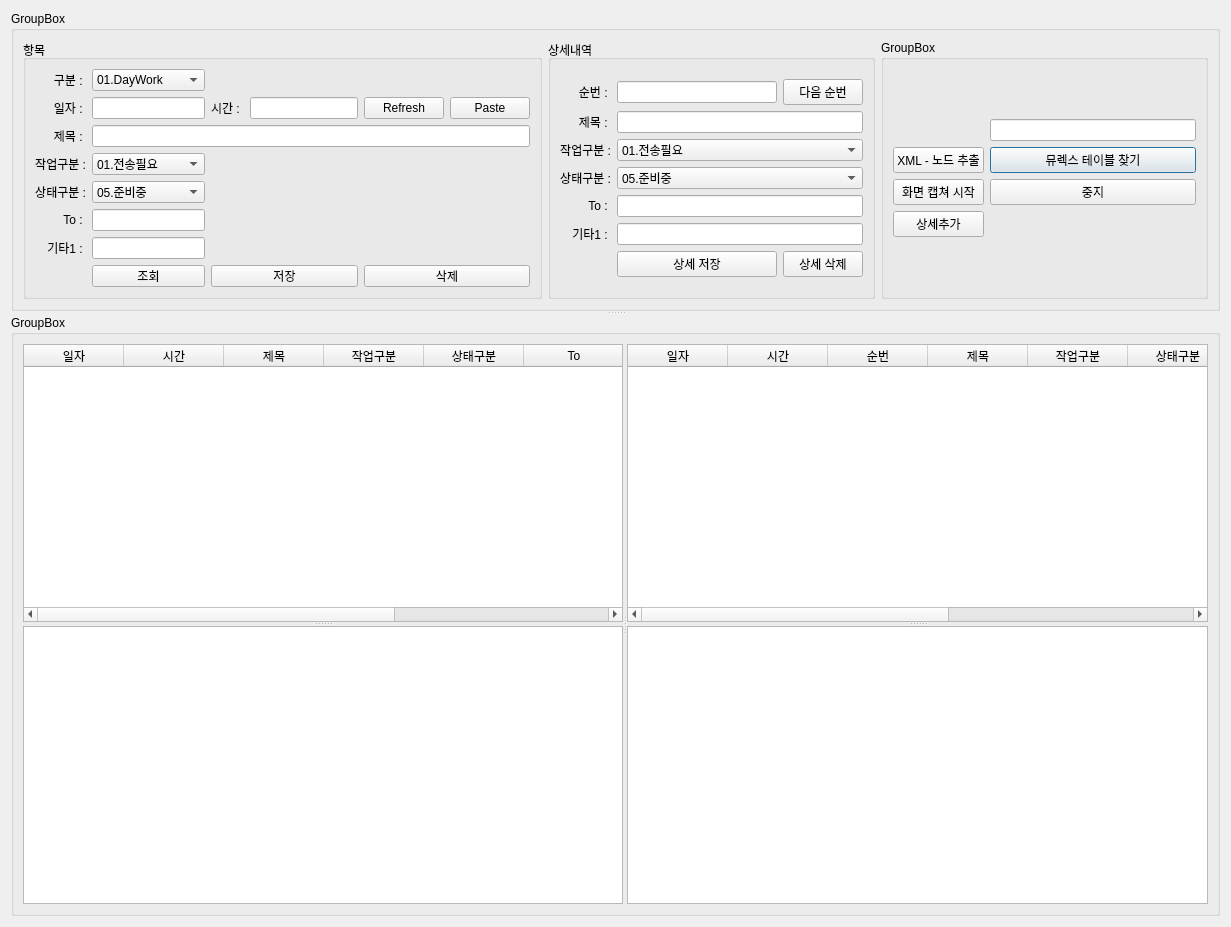
<?xml version="1.0" encoding="UTF-8"?>
<ui version="4.0">
 <class>Dialog</class>
 <widget class="QDialog" name="Dialog">
  <property name="geometry">
   <rect>
    <x>0</x>
    <y>0</y>
    <width>1231</width>
    <height>927</height>
   </rect>
  </property>
  <property name="windowTitle">
   <string>Dialog</string>
  </property>
  <layout class="QGridLayout" name="gridLayout">
   <item row="0" column="0">
    <widget class="QSplitter" name="splitter_2">
     <property name="orientation">
      <enum>Qt::Vertical</enum>
     </property>
     <widget class="QGroupBox" name="groupBox">
      <property name="maximumSize">
       <size>
        <width>16777215</width>
        <height>300</height>
       </size>
      </property>
      <property name="title">
       <string>GroupBox</string>
      </property>
      <layout class="QGridLayout" name="gridLayout_4">
       <item row="0" column="2">
        <widget class="QGroupBox" name="groupBox_4">
         <property name="minimumSize">
          <size>
           <width>250</width>
           <height>0</height>
          </size>
         </property>
         <property name="title">
          <string>GroupBox</string>
         </property>
         <layout class="QGridLayout" name="gridLayout_5">
          <item row="0" column="0">
           <layout class="QGridLayout" name="gridLayout_7">
            <item row="0" column="1">
             <widget class="QLineEdit" name="txtMurexFindKey"/>
            </item>
            <item row="1" column="1">
             <widget class="QPushButton" name="btnFindMurexTable">
              <property name="text">
               <string>뮤렉스 테이블 찾기</string>
              </property>
             </widget>
            </item>
            <item row="2" column="1">
             <widget class="QPushButton" name="btnCaptureStop">
              <property name="text">
               <string>중지</string>
              </property>
             </widget>
            </item>
            <item row="2" column="0">
             <widget class="QPushButton" name="btnCaptureStart">
              <property name="text">
               <string>화면 캡쳐 시작</string>
              </property>
             </widget>
            </item>
            <item row="3" column="0">
             <widget class="QPushButton" name="btnAddDetail">
              <property name="text">
               <string>상세추가</string>
              </property>
             </widget>
            </item>
            <item row="1" column="0">
             <widget class="QPushButton" name="btnGetXMLNode">
              <property name="text">
               <string>XML - 노드 추출</string>
              </property>
             </widget>
            </item>
           </layout>
          </item>
         </layout>
        </widget>
       </item>
       <item row="0" column="0">
        <widget class="QGroupBox" name="groupBox_3">
         <property name="minimumSize">
          <size>
           <width>200</width>
           <height>0</height>
          </size>
         </property>
         <property name="title">
          <string>항목</string>
         </property>
         <layout class="QGridLayout" name="gridLayout_6">
          <item row="0" column="0">
           <layout class="QGridLayout" name="gridLayout_2">
            <item row="1" column="2">
             <widget class="QLabel" name="label_8">
              <property name="text">
               <string>시간 : </string>
              </property>
             </widget>
            </item>
            <item row="1" column="3">
             <widget class="QLineEdit" name="txtTime"/>
            </item>
            <item row="12" column="4" colspan="2">
             <widget class="QPushButton" name="btnDelete">
              <property name="text">
               <string>삭제</string>
              </property>
             </widget>
            </item>
            <item row="7" column="1">
             <widget class="QComboBox" name="cboStatus">
              <item>
               <property name="text">
                <string>05.준비중</string>
               </property>
              </item>
              <item>
               <property name="text">
                <string>10.대기중</string>
               </property>
              </item>
              <item>
               <property name="text">
                <string>20.작업중</string>
               </property>
              </item>
              <item>
               <property name="text">
                <string>30.작업완료</string>
               </property>
              </item>
              <item>
               <property name="text">
                <string>90.해당없음</string>
               </property>
              </item>
             </widget>
            </item>
            <item row="0" column="0">
             <widget class="QLabel" name="label">
              <property name="text">
               <string>구분 : </string>
              </property>
              <property name="alignment">
               <set>Qt::AlignRight|Qt::AlignTrailing|Qt::AlignVCenter</set>
              </property>
             </widget>
            </item>
            <item row="1" column="4">
             <widget class="QPushButton" name="btnRefresh">
              <property name="text">
               <string>Refresh</string>
              </property>
             </widget>
            </item>
            <item row="1" column="5">
             <widget class="QPushButton" name="btnPaste">
              <property name="text">
               <string>Paste</string>
              </property>
             </widget>
            </item>
            <item row="11" column="1">
             <widget class="QLineEdit" name="txtEtc1"/>
            </item>
            <item row="5" column="0">
             <widget class="QLabel" name="label_4">
              <property name="text">
               <string>작업구분 :</string>
              </property>
              <property name="alignment">
               <set>Qt::AlignRight|Qt::AlignTrailing|Qt::AlignVCenter</set>
              </property>
             </widget>
            </item>
            <item row="9" column="1">
             <widget class="QLineEdit" name="txtTo"/>
            </item>
            <item row="7" column="0">
             <widget class="QLabel" name="label_5">
              <property name="text">
               <string>상태구분 :</string>
              </property>
              <property name="alignment">
               <set>Qt::AlignRight|Qt::AlignTrailing|Qt::AlignVCenter</set>
              </property>
             </widget>
            </item>
            <item row="0" column="1">
             <widget class="QComboBox" name="cboJobDiv1">
              <item>
               <property name="text">
                <string>01.DayWork</string>
               </property>
              </item>
              <item>
               <property name="text">
                <string>02.ToDoList</string>
               </property>
              </item>
             </widget>
            </item>
            <item row="9" column="0">
             <widget class="QLabel" name="label_6">
              <property name="text">
               <string>To : </string>
              </property>
              <property name="alignment">
               <set>Qt::AlignRight|Qt::AlignTrailing|Qt::AlignVCenter</set>
              </property>
             </widget>
            </item>
            <item row="1" column="0">
             <widget class="QLabel" name="label_2">
              <property name="text">
               <string>일자 : </string>
              </property>
              <property name="alignment">
               <set>Qt::AlignRight|Qt::AlignTrailing|Qt::AlignVCenter</set>
              </property>
             </widget>
            </item>
            <item row="3" column="1" colspan="5">
             <widget class="QLineEdit" name="txtTitle"/>
            </item>
            <item row="11" column="0">
             <widget class="QLabel" name="label_7">
              <property name="text">
               <string>기타1 : </string>
              </property>
              <property name="alignment">
               <set>Qt::AlignRight|Qt::AlignTrailing|Qt::AlignVCenter</set>
              </property>
             </widget>
            </item>
            <item row="12" column="2" colspan="2">
             <widget class="QPushButton" name="btnSave">
              <property name="text">
               <string>저장</string>
              </property>
             </widget>
            </item>
            <item row="5" column="1">
             <widget class="QComboBox" name="cboWorkDiv">
              <item>
               <property name="text">
                <string>01.전송필요</string>
               </property>
              </item>
              <item>
               <property name="text">
                <string>02.수신필요</string>
               </property>
              </item>
              <item>
               <property name="text">
                <string>11.확인필요</string>
               </property>
              </item>
              <item>
               <property name="text">
                <string>12.작성필요</string>
               </property>
              </item>
              <item>
               <property name="text">
                <string>21.Meeting약속</string>
               </property>
              </item>
              <item>
               <property name="text">
                <string>22.Meeting</string>
               </property>
              </item>
              <item>
               <property name="text">
                <string>23.주간보고</string>
               </property>
              </item>
              <item>
               <property name="text">
                <string>31.질문함</string>
               </property>
              </item>
              <item>
               <property name="text">
                <string>32.질문받음</string>
               </property>
              </item>
              <item>
               <property name="text">
                <string>41.Review</string>
               </property>
              </item>
              <item>
               <property name="text">
                <string>99.단순참고</string>
               </property>
              </item>
             </widget>
            </item>
            <item row="3" column="0">
             <widget class="QLabel" name="label_3">
              <property name="text">
               <string>제목 : </string>
              </property>
              <property name="alignment">
               <set>Qt::AlignRight|Qt::AlignTrailing|Qt::AlignVCenter</set>
              </property>
             </widget>
            </item>
            <item row="12" column="1">
             <widget class="QPushButton" name="btnQuery">
              <property name="text">
               <string>조회</string>
              </property>
             </widget>
            </item>
            <item row="1" column="1">
             <widget class="QLineEdit" name="txtDay"/>
            </item>
           </layout>
          </item>
         </layout>
        </widget>
       </item>
       <item row="0" column="1">
        <widget class="QGroupBox" name="groupBox_5">
         <property name="minimumSize">
          <size>
           <width>200</width>
           <height>0</height>
          </size>
         </property>
         <property name="title">
          <string>상세내역</string>
         </property>
         <layout class="QGridLayout" name="gridLayout_8">
          <item row="0" column="0">
           <layout class="QGridLayout" name="gridLayout_9">
            <item row="0" column="0">
             <widget class="QLabel" name="label_14">
              <property name="text">
               <string>순번 : </string>
              </property>
              <property name="alignment">
               <set>Qt::AlignRight|Qt::AlignTrailing|Qt::AlignVCenter</set>
              </property>
             </widget>
            </item>
            <item row="2" column="0">
             <widget class="QLabel" name="label_16">
              <property name="text">
               <string>제목 : </string>
              </property>
              <property name="alignment">
               <set>Qt::AlignRight|Qt::AlignTrailing|Qt::AlignVCenter</set>
              </property>
             </widget>
            </item>
            <item row="10" column="0">
             <widget class="QLabel" name="label_15">
              <property name="text">
               <string>기타1 : </string>
              </property>
              <property name="alignment">
               <set>Qt::AlignRight|Qt::AlignTrailing|Qt::AlignVCenter</set>
              </property>
             </widget>
            </item>
            <item row="11" column="1">
             <widget class="QPushButton" name="btnSaveDetail">
              <property name="text">
               <string>상세 저장</string>
              </property>
             </widget>
            </item>
            <item row="4" column="0">
             <widget class="QLabel" name="label_11">
              <property name="text">
               <string>작업구분 :</string>
              </property>
              <property name="alignment">
               <set>Qt::AlignRight|Qt::AlignTrailing|Qt::AlignVCenter</set>
              </property>
             </widget>
            </item>
            <item row="8" column="0">
             <widget class="QLabel" name="label_13">
              <property name="text">
               <string>To : </string>
              </property>
              <property name="alignment">
               <set>Qt::AlignRight|Qt::AlignTrailing|Qt::AlignVCenter</set>
              </property>
             </widget>
            </item>
            <item row="11" column="2" colspan="2">
             <widget class="QPushButton" name="btnDeleteDetail">
              <property name="text">
               <string>상세 삭제</string>
              </property>
             </widget>
            </item>
            <item row="0" column="1">
             <widget class="QLineEdit" name="txtSeq"/>
            </item>
            <item row="6" column="0">
             <widget class="QLabel" name="label_12">
              <property name="text">
               <string>상태구분 :</string>
              </property>
              <property name="alignment">
               <set>Qt::AlignRight|Qt::AlignTrailing|Qt::AlignVCenter</set>
              </property>
             </widget>
            </item>
            <item row="6" column="1" colspan="3">
             <widget class="QComboBox" name="cboStatus_2">
              <item>
               <property name="text">
                <string>05.준비중</string>
               </property>
              </item>
              <item>
               <property name="text">
                <string>10.대기중</string>
               </property>
              </item>
              <item>
               <property name="text">
                <string>20.작업중</string>
               </property>
              </item>
              <item>
               <property name="text">
                <string>30.작업완료</string>
               </property>
              </item>
              <item>
               <property name="text">
                <string>90.해당없음</string>
               </property>
              </item>
             </widget>
            </item>
            <item row="4" column="1" colspan="3">
             <widget class="QComboBox" name="cboWorkDiv_2">
              <item>
               <property name="text">
                <string>01.전송필요</string>
               </property>
              </item>
              <item>
               <property name="text">
                <string>02.수신필요</string>
               </property>
              </item>
              <item>
               <property name="text">
                <string>11.확인필요</string>
               </property>
              </item>
              <item>
               <property name="text">
                <string>12.작성필요</string>
               </property>
              </item>
              <item>
               <property name="text">
                <string>21.Meeting약속</string>
               </property>
              </item>
              <item>
               <property name="text">
                <string>22.Meeting</string>
               </property>
              </item>
              <item>
               <property name="text">
                <string>23.주간보고</string>
               </property>
              </item>
              <item>
               <property name="text">
                <string>31.질문함</string>
               </property>
              </item>
              <item>
               <property name="text">
                <string>32.질문받음</string>
               </property>
              </item>
              <item>
               <property name="text">
                <string>41.Review</string>
               </property>
              </item>
              <item>
               <property name="text">
                <string>99.단순참고</string>
               </property>
              </item>
             </widget>
            </item>
            <item row="2" column="1" colspan="3">
             <widget class="QLineEdit" name="txtTitle_2"/>
            </item>
            <item row="8" column="1" colspan="3">
             <widget class="QLineEdit" name="txtTo_2"/>
            </item>
            <item row="10" column="1" colspan="3">
             <widget class="QLineEdit" name="txtEtc1_2"/>
            </item>
            <item row="0" column="2" colspan="2">
             <widget class="QPushButton" name="btnNextSeq">
              <property name="text">
               <string>다음 순번</string>
              </property>
             </widget>
            </item>
           </layout>
          </item>
         </layout>
        </widget>
       </item>
      </layout>
     </widget>
     <widget class="QGroupBox" name="groupBox_2">
      <property name="title">
       <string>GroupBox</string>
      </property>
      <layout class="QGridLayout" name="gridLayout_3">
       <item row="0" column="0">
        <widget class="QSplitter" name="splitter_4">
         <property name="orientation">
          <enum>Qt::Horizontal</enum>
         </property>
         <widget class="QSplitter" name="splitter">
          <property name="orientation">
           <enum>Qt::Vertical</enum>
          </property>
          <widget class="QTableWidget" name="tblFiles">
           <property name="minimumSize">
            <size>
             <width>600</width>
             <height>0</height>
            </size>
           </property>
           <column>
            <property name="text">
             <string>일자</string>
            </property>
           </column>
           <column>
            <property name="text">
             <string>시간</string>
            </property>
           </column>
           <column>
            <property name="text">
             <string>제목</string>
            </property>
           </column>
           <column>
            <property name="text">
             <string>작업구분</string>
            </property>
           </column>
           <column>
            <property name="text">
             <string>상태구분</string>
            </property>
           </column>
           <column>
            <property name="text">
             <string>To</string>
            </property>
           </column>
           <column>
            <property name="text">
             <string>Contents</string>
            </property>
           </column>
           <column>
            <property name="text">
             <string>기타1</string>
            </property>
           </column>
          </widget>
          <widget class="QTextEdit" name="txtContents"/>
         </widget>
         <widget class="QSplitter" name="splitter_3">
          <property name="orientation">
           <enum>Qt::Vertical</enum>
          </property>
          <widget class="QTableWidget" name="tblDetails">
           <property name="minimumSize">
            <size>
             <width>0</width>
             <height>0</height>
            </size>
           </property>
           <column>
            <property name="text">
             <string>일자</string>
            </property>
           </column>
           <column>
            <property name="text">
             <string>시간</string>
            </property>
           </column>
           <column>
            <property name="text">
             <string>순번</string>
            </property>
           </column>
           <column>
            <property name="text">
             <string>제목</string>
            </property>
           </column>
           <column>
            <property name="text">
             <string>작업구분</string>
            </property>
           </column>
           <column>
            <property name="text">
             <string>상태구분</string>
            </property>
           </column>
           <column>
            <property name="text">
             <string>To</string>
            </property>
           </column>
           <column>
            <property name="text">
             <string>Contents</string>
            </property>
           </column>
           <column>
            <property name="text">
             <string>기타1</string>
            </property>
           </column>
          </widget>
          <widget class="QTextEdit" name="txtContents_2"/>
         </widget>
        </widget>
       </item>
      </layout>
     </widget>
    </widget>
   </item>
  </layout>
 </widget>
 <resources/>
 <connections/>
</ui>
